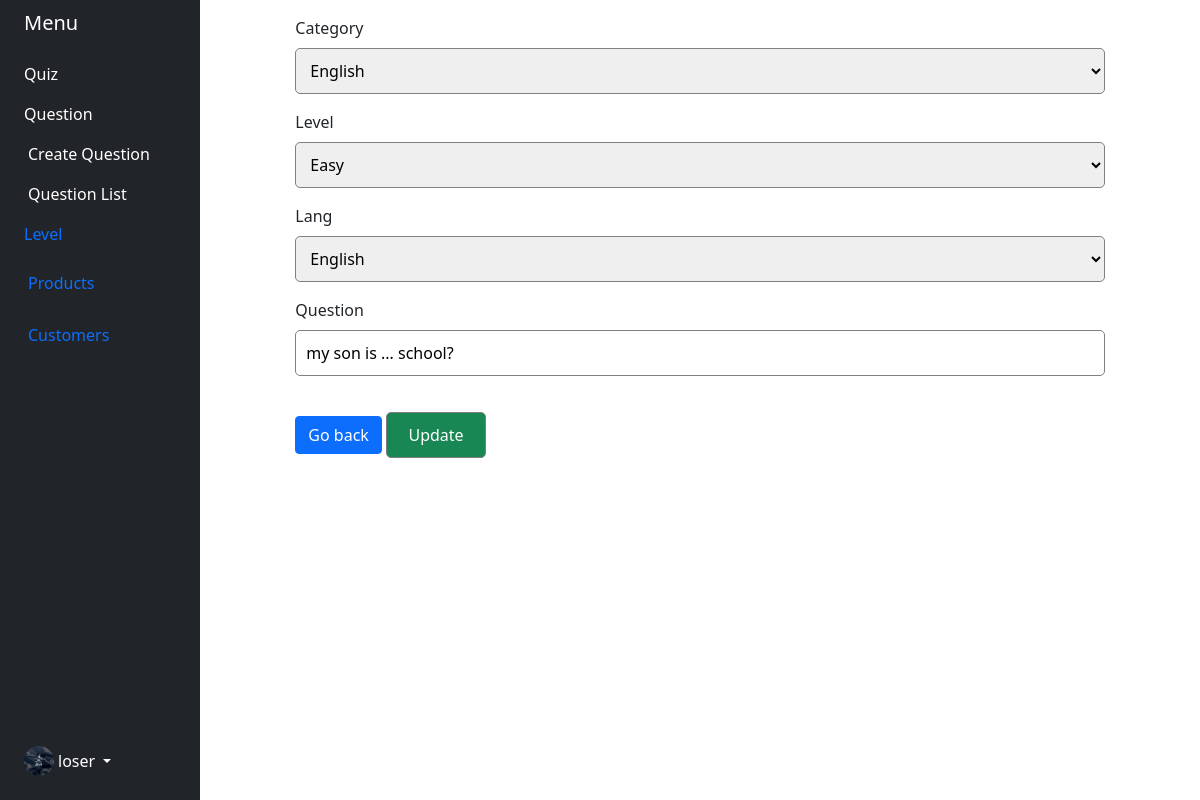
The app's page /admins/quiz-update/22/ (signed in) with its own data.
### accounts_app/models.py (models this page shows)
class Employee(models.Model):
    user = models.OneToOneField(User, on_delete=models.CASCADE, primary_key=True)
    phone = models.CharField(max_length=15, null=False)
    profile_image = models.OneToOneField(Uploads, on_delete=models.CASCADE)
    language = models.CharField(max_length=10, choices=lang_choices())
    class Meta:
        db_table = 'auth_employee'

### files_app/models.py (models this page shows)
class Uploads(models.Model):
    original_name = models.CharField(max_length=300)
    content_type = models.CharField(max_length=100)
    new_name = models.CharField(max_length=100)
    path = models.CharField(max_length=500)
    code = models.CharField(max_length=70, unique=True)
    size = models.IntegerField()
    class Meta:
        db_table = 'uploads'

### quiz_app/models.py (models this page shows, shortened)
class Question(Auditable):
    question = models.CharField(max_length=300)
    category = models.CharField(max_length=100, choices=category_choices())
    level = models.CharField(max_length=100, choices=level_choices())
    lang = models.CharField(max_length=100, choices=lang_choices())
    valid = models.BooleanField(default=False)

### admins_app/views.py (the view)
# urls.py: path('quiz-update/<int:pk>/', QuizUpdate.as_view(), name='quiz-update'),
class QuizUpdate(LoginRequiredMixin, UpdateView):
    model = Question
    fields = ['level', 'category', 'lang','question']
    template_name = 'question/update_questions.html'
    success_url = reverse_lazy('admins:question_list')

### admins_app/templates/question/update_questions.html (shortened to what this page needs)
{% extends 'base.html' %}
{% block content %}
    <div class="row  update-question ">
        <div class="col-10 offset-1">
            <form method="post">
                <div class="mb-3">
                    <label for="{{ form.category.id_for_label }}" class="form-label">{{ form.category.label }}</label>
                    {{ form.category }}
                </div>
                <div class="mb-3">
                    <label for="{{ form.level.id_for_label }}" class="form-label">{{ form.level.label }}</label>
                    {{ form.level }}
                </div>
                <div class="mb-3">
                    <label for="{{ form.lang.id_for_label }}" class="form-label">{{ form.lang.label }}</label>
                    {{ form.lang }}
                </div>
                <div class="mb-3">
                    <label for="{{ form.question.id_for_label }}" class="form-label">{{ form.question.label }}</label>
                    {{ form.question }}
                </div>
                <a href="{% url 'admins:question_list' %}" class="btn btn-primary">Go back</a>
                <input type="submit" value="Update" class="btn btn-success " style="width: 100px;margin: 20px auto">
            </form>
        </div>
    </div>
{% endblock content %}

### admins_app/templates/base.html (shortened to what this page needs)
<!DOCTYPE html>
<html lang="en">
{% load i18n %}
{% load mytags %}
{% load static %}
<head>
    <link rel="stylesheet" href="{% static 'css/main.css' %}">
    <link href="https://cdn.jsdelivr.net/npm/bootstrap@5.0.2/dist/css/bootstrap.min.css" rel="stylesheet"
>
</head>
<body style="overflow-x: hidden">
<div class="container-fluid">
    <div class="row flex-nowrap">
        <div class="col-auto col-md-3 col-xl-2 px-sm-2 px-0 bg-dark">
            <div class="d-flex flex-column align-items-center align-items-sm-start px-3 pt-2 text-white min-vh-100">
                <a href="/"
                   class="d-flex align-items-center pb-3 mb-md-0 me-md-auto text-white text-decoration-none">
                    <span class="fs-5 d-none d-sm-inline">Menu</span>
                </a>
                <ul class="nav nav-pills flex-column mb-sm-auto mb-0 align-items-center align-items-sm-start"
                    id="menu">
                    <li class="nav-item">
                        <a href="{% url 'quiz:index' %}" class="text-white nav-link align-middle px-0">Quiz</a>
                    </li>
                    <li>
                        <a href="#submenu1" data-bs-toggle="collapse" class="text-white nav-link px-0 align-middle">
                            Question </a>
                        <ul class="collapse show nav flex-column ms-1" id="submenu1" data-bs-parent="#menu">
                            <li class="w-100">
                                <a href="{% url 'admins:create_question' %}" class="nav-link text-white px-0">
                                    Create Question
                                </a>
                            </li>
                            <li class="w-100">
                                <a href="{% url 'admins:question_list' %}" class="nav-link text-white px-0">
                                    Question List
                                </a>
                            </li>
                        </ul>
                    </li>
                    <li>
                        <a href="#submenu2" data-bs-toggle="collapse" class="nav-link px-0 align-middle ">
                            Level</a>
                    </li>
                    <li>
                        <a href="#submenu3" data-bs-toggle="collapse" class="nav-link px-0 align-middle">
                             <span class="ms-1 d-none d-sm-inline">Products</span> </a>
                    </li>
                    <li>
                        <a href="#" class="nav-link px-0 align-middle">
                             <span class="ms-1 d-none d-sm-inline">Customers</span>
                        </a>
                    </li>
                </ul>
                {% if user.is_authenticated %}
                    <div class="dropdown pb-4">
                        <a href="#" class="d-flex align-items-center text-white text-decoration-none dropdown-toggle"
                           id="dropdownUser1" data-bs-toggle="dropdown" aria-expanded="false">
                            <img src="{{ user.employee.profile_image.path }}" alt="hugenerd" width="30" height="30"
                                 class="rounded-circle">
                            <span class="d-none d-sm-inline mx-1">loser</span>
                        </a>
                    </div>
                {% endif %}
            </div>
        </div>
        <div class="col py-3">
            <main>
                {% block content %}
                {% endblock %}
            </main>
        </div>
    </div>
</div>
</body>
</html>

### admins_app/templates/question/static/css/main.css (style rules this page uses)
.update-question input { padding: 10px; box-sizing: border-box; outline: none !important; width: 100%; border: 1px solid grey; border-radius: 5px; }
.update-question select { border: 1px solid grey; border-radius: 5px; padding: 10px; box-sizing: border-box; outline: none; width: 100%; }

### records on screen
Question: category "English", level "Easy", lang "English", question "my son is ... school?"
